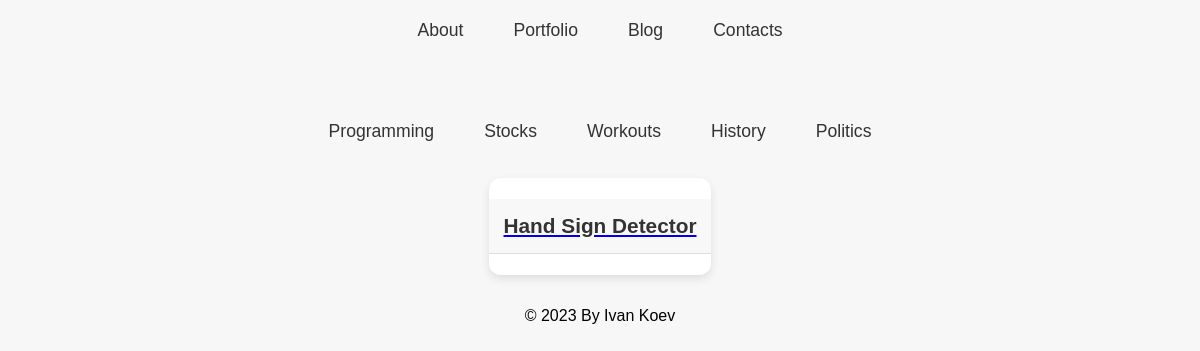
/portfolio/, run on an earlier commit of the app's database.
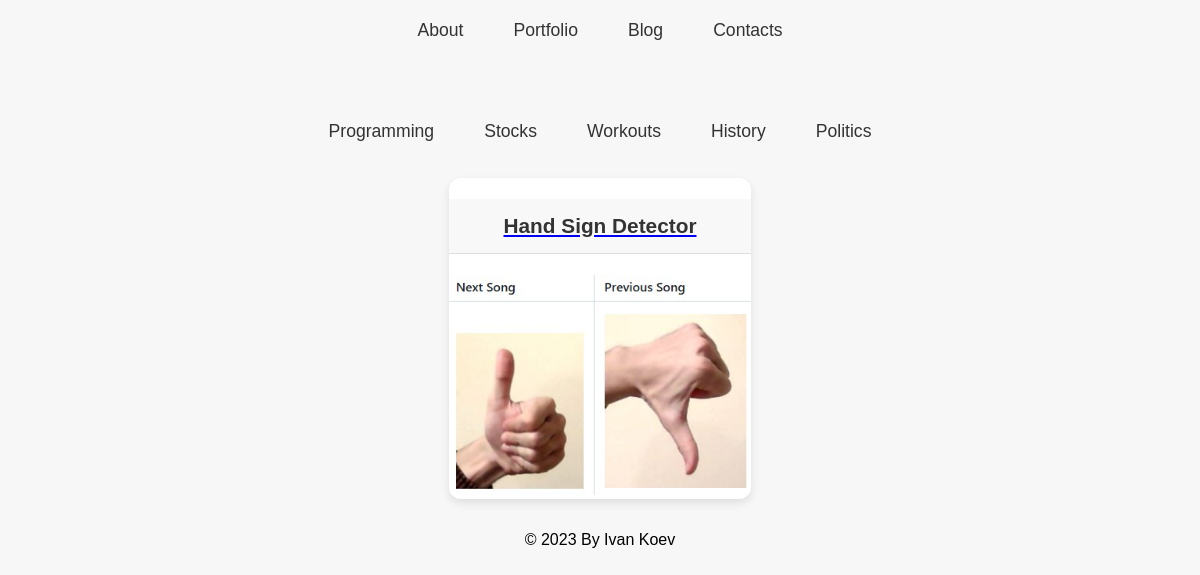
And on a later commit of the database.
### personal_website/models.py (models this page shows)
class PortfolioItem(models.Model):
    title = models.CharField(max_length=255)
    description = models.TextField(blank=True, null=True)
    image = models.ImageField(upload_to='portfolio_images/', blank=True, null=True)
    category = models.CharField(max_length=50, choices=[("programming", "Programming"),
                                                        ("stocks", "Stocks"),
                                                        ("workouts", "Workouts"),
                                                        ("history", "History"),
                                                        ("politics", "Politics"), ])
    class Meta:
        abstract = True

class ProgrammingItem(PortfolioItem):
    repo_link = models.URLField(blank=True, null=True)
    demo_link = models.URLField(blank=True, null=True)

### personal_website/views.py (the view)
# urls.py: path("portfolio/", views.portfolio, name="portfolio"),
def portfolio(request, category="programming"):
    categories = {
        "programming": ProgrammingItem,
        "stocks": StockItem,
        "workouts": WorkoutItem,
        "history": HistoryItem,
        "politics": PoliticsItem,
    }
    model = categories.get(category, ProgrammingItem)
    items = model.objects.all()
    return render(request, "portfolio.html", {
        "categories": categories.keys(),
        "selected_category": category,
        "items": items,
    })

### personal_website/templates/portfolio.html (shortened to what this page needs)
{% extends "base.html" %}
{% load static %}
{% block content %}
<link rel="stylesheet" type="text/css" href="{% static 'css/portfolio.css' %}">
    <nav>
        <ul>
            {% for cat in categories %}
                <li>
                    <a href="{% url 'portfolio_category' category=cat %}"
                       class="{% if cat == selected_category %}active{% endif %}">
                        {{ cat|title }}
                    </a>
                </li>
            {% endfor %}
        </ul>
    </nav>
<ul class="portfolio-list">
    {% for item in items %}
        <li class="portfolio-item">
            <a href="{% url 'portfolio_item_detail' category=selected_category item_id=item.id %}">
                <h3 class="portfolio-title">{{ item.title }}</h3>
                {% if item.image %}
                    <img class="portfolio-image" src="{{ item.image.url }}" alt="{{ item.title }}">
                {% endif %}
            </a>
        </li>
    {% empty %}
        <li>No items found in this category.</li>
    {% endfor %}
</ul>
{% endblock %}

### personal_website/templates/base.html (shortened to what this page needs)
<!DOCTYPE html>
<html lang="en">
<head>
    <link rel="stylesheet" href="https://cdn.jsdelivr.net/npm/water.css@2/out/water.css">
    {% load static %}
     <link rel="stylesheet" href="{% static 'css/base.css' %}">
</head>
<body>
    <nav>
        <ul>
            <li><a href="{% url 'home' %}">About</a></li>
            <li><a href="{% url 'portfolio' %}">Portfolio</a></li>
            <li><a href="{% url 'blog' %}">Blog</a></li>
            <li><a href="{% url 'contacts' %}">Contacts</a></li>
        </ul>
    </nav>
    <main>
        {% block content %}{% endblock %}
    </main>
    <footer>
        <p>&copy; 2023 By Ivan Koev</p>
    </footer>
</body>
</html>

### static/css/base.css (style rules this page uses)
html, body { height: 100%; margin: 0 auto; font-family: Arial, sans-serif; }
body { display: flex; flex-direction: column; justify-content: flex-start; align-items: center; background-color: #f7f7f7; }
main { display: flex; flex-direction: column; justify-content: center; align-items: center; width: 100%; padding: 0 20px; margin-top: 40px; }
nav ul { display: flex; justify-content: center; padding: 20px; margin: 0; list-style-type: none; }
nav ul li { margin: 0 15px; }
nav ul li a { text-decoration: none; color: #333; font-size: 1.1rem; padding: 5px 10px; transition: all 0.3s; }

### static/css/portfolio.css (style rules this page uses)
.portfolio-list { list-style: none; padding: 0; display: flex; flex-wrap: wrap; gap: 20px; justify-content: center; }
.portfolio-item { width: min(100%, 350px); background: #fff; border-radius: 12px; overflow: hidden; text-align: center; box-shadow: 0 4px 10px rgba(0, 0, 0, 0.1); transition: transform 0.3s ease-in-out, box-shadow 0.3s ease-in-out; }
.portfolio-title { font-size: 1.3rem; font-weight: bold; padding: 15px; color: #333; background: #f8f8f8; border-bottom: 1px solid #ddd; }
.portfolio-image { width: 100%; height: auto; max-height: 220px; object-fit: cover; }

What changed in the data, as far as the page shows it:
changed ProgrammingItem "Hand Sign Detector": image: picture added
